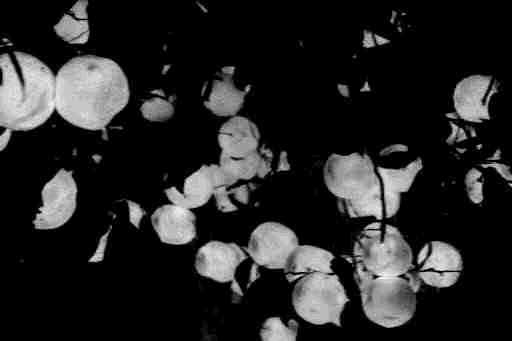
%> input picture Procesamiento_y_Analisis_de_Imagenes_Digitales/Examen Final/low_contrast.jpg, 512 x 341 px
$ octave prob4.m   (GNU Octave 9; MATLAB toolbox functions it lacks are replaced by stand-ins)
%> lines starting %> are read from the running program, lines starting %| are printed output that depends on the picture; in (x1, y1, x2, y2) boxes, pixels count from 0 and x2, y2 are one past the last pixel; in counts of white or black regions, pixels touching at a corner belong together; the program's own positions count from 1
%% Examen Final
%% CE-Análisis numérico para ingeniería
%% I Semestre 2017
%% Nombre:
%% Carné:

%% Código para problema 4

1;

pkg load image;

close all;

%% Muestre la imagen pero ajustando el contraste de forma logaritmica
function logimshow(A)

  valmax=1000;
  mn=min(A(:));
  mx=max(A(:));

  m=(valmax-1)/(mx-mn);
  b=1-m*mn;

  normaA=1./log(valmax);
  AA=log(m*A+b)*normaA;

  imshow(AA);
endfunction;

%% Muestre la imagen pero ajustando el contraste de forma lineal
function linimshow(A)

  mn=min(A(:));
  mx=max(A(:));

  m=1/(mx-mn);
  b=-m*mn;

  AA=m*double(A)+b;

  imshow(AA);
endfunction;


%% Lea la imagen a evaluar
Aorig=imread("low_contrast.jpg");
%> Aorig is the input picture: size 341x512 uint8; min 0, max 23, mean 3.5
figure(1);
hold off;
imshow(Aorig);


%%%%%%%%%%%%%%%%%%%%%%%%%%%%%%%%%%%%%%%%%%%%%%%%%%%%%%%%%%%%%%%%%
%% Problema 4.1
%%%%%%%%%%%%%%%%%%%%%%%%%%%%%%%%%%%%%%%%%%%%%%%%%%%%%%%%%%%%%%%%%

%% PONGA SU SOLUCIÓN AQUÍ
contraste = 1.5;
mn = double(min(Aorig(:)));
%> mn = 0
mx = double(max(Aorig(:)));
%> mx = 23
C=(double(Aorig)-mn)/(mx-mn)*contraste; %% << Corrija el contraste
figure(2);
imshow(C);
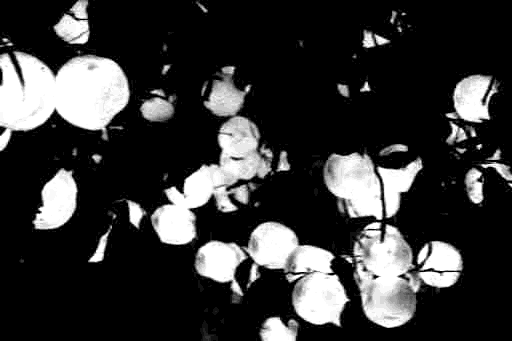
%> displayed picture: size 341x512, on the screen's scale of 0 to 255; min 0, max 255, mean 54.7

%%%%%%%%%%%%%%%%%%%%%%%%%%%%%%%%%%%%%%%%%%%%%%%%%%%%%%%%%%%%%%%%%
%% Problema 4.2
%%%%%%%%%%%%%%%%%%%%%%%%%%%%%%%%%%%%%%%%%%%%%%%%%%%%%%%%%%%%%%%%%

S=im2bw(C); %% << Mejorar esto con un método de selección de umbral
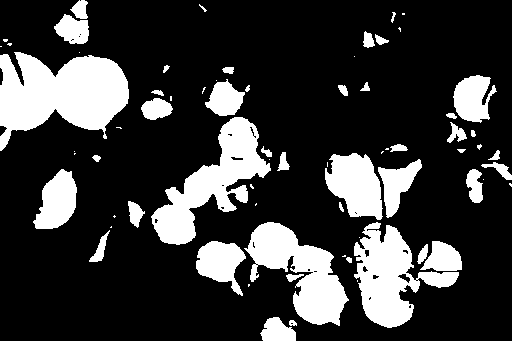
%> S: size 341x512 logical; 22.3% white; 71 white regions (28 under 20 px), largest, box (x1, y1, x2, y2) and area: (0, 52, 129, 151) 8059, (151, 117, 271, 245) 5726, (244, 222, 349, 326) 5026
figure(3);
imshow(S);

%%%%%%%%%%%%%%%%%%%%%%%%%%%%%%%%%%%%%%%%%%%%%%%%%%%%%%%%%%%%%%%%%
%% Problema 4.3
%%%%%%%%%%%%%%%%%%%%%%%%%%%%%%%%%%%%%%%%%%%%%%%%%%%%%%%%%%%%%%%%%

N= bwmorph (S, 'close', inf);
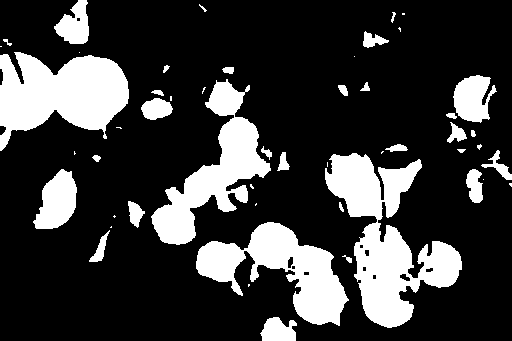
%> N: size 341x512 logical; 22.7% white; 51 white regions (19 under 20 px), largest, box (x1, y1, x2, y2) and area: (325, 153, 462, 328) 10051, (0, 52, 129, 151) 8073, (196, 222, 349, 326) 6803
N= bwmorph (N, 'diag', inf);
%> N: size 341x512 logical; 22.7% white; 51 white regions (19 under 20 px), largest, box (x1, y1, x2, y2) and area: (325, 153, 462, 328) 10053, (0, 52, 129, 151) 8073, (196, 222, 349, 326) 6803
N= bwmorph (N, 'majority', inf);
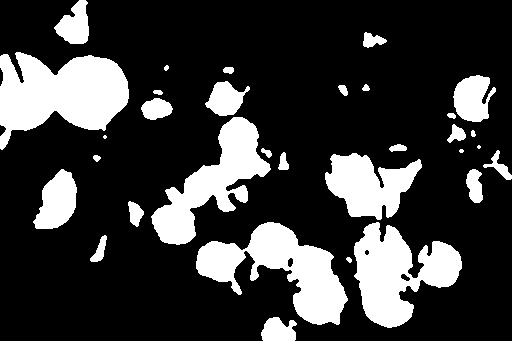
%> N: size 341x512 logical; 22.5% white; 32 white regions (3 under 20 px), largest, box (x1, y1, x2, y2) and area: (0, 52, 129, 150) 8050, (196, 222, 348, 325) 6834, (354, 222, 462, 328) 6254
figure(4);
imshow(N);
